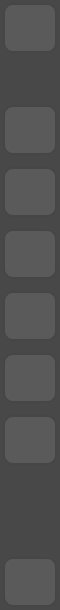
     <widget class="QFrame" name="smalLeftFrame">
      <property name="minimumSize">
       <size>
        <width>50</width>
        <height>0</height>
       </size>
      </property>
      <property name="maximumSize">
       <size>
        <width>60</width>
        <height>16777215</height>
       </size>
      </property>
      <property name="styleSheet">
       <string notr="true">background-color: rgb(72, 72, 72);
border-radius: 10px;</string>
      </property>
      <property name="frameShape">
       <enum>QFrame::StyledPanel</enum>
      </property>
      <property name="frameShadow">
       <enum>QFrame::Raised</enum>
      </property>
      <layout class="QVBoxLayout" name="verticalLayout_4">
       <property name="leftMargin">
        <number>3</number>
       </property>
       <property name="topMargin">
        <number>3</number>
       </property>
       <property name="rightMargin">
        <number>3</number>
       </property>
       <property name="bottomMargin">
        <number>3</number>
       </property>
       <item>
        <layout class="QVBoxLayout" name="verticalLayout">
         <property name="spacing">
          <number>12</number>
         </property>
         <item>
          <widget class="QPushButton" name="pushButtonSmallShowMenu">
           <property name="minimumSize">
            <size>
             <width>50</width>
             <height>50</height>
            </size>
           </property>
           <property name="maximumSize">
            <size>
             <width>60</width>
             <height>60</height>
            </size>
           </property>
           <property name="cursor">
            <cursorShape>PointingHandCursor</cursorShape>
           </property>
           <property name="styleSheet">
            <string notr="true">QPushButton {
	color: white;
	background-color: rgb(90, 90, 90);
	border-radius: 10px;
	border: 2px solid rgb(70, 70,70);
}

QPushButton:hover {
	background-color: rgb(120, 120, 120);
	border: 2px solid rgb(0, 0, 0);
}

QPushButton:pressed {
	background-color: rgb(70, 70, 70);
	border: 2px solid rgb(0, 0, 0);
}</string>
           </property>
           <property name="text">
            <string/>
           </property>
           <property name="icon">
            <iconset>
             <normaloff>appIcons/menuIcon.png</normaloff>appIcons/menuIcon.png</iconset>
           </property>
           <property name="iconSize">
            <size>
             <width>30</width>
             <height>30</height>
            </size>
           </property>
           <property name="checkable">
            <bool>true</bool>
           </property>
           <property name="autoExclusive">
            <bool>true</bool>
           </property>
          </widget>
         </item>
         <item>
          <spacer name="verticalSpacer">
           <property name="orientation">
            <enum>Qt::Vertical</enum>
           </property>
           <property name="sizeHint" stdset="0">
            <size>
             <width>20</width>
             <height>40</height>
            </size>
           </property>
          </spacer>
         </item>
         <item>
          <widget class="QPushButton" name="pushButtonSmallDownload">
           <property name="minimumSize">
            <size>
             <width>50</width>
             <height>50</height>
            </size>
           </property>
           <property name="maximumSize">
            <size>
             <width>60</width>
             <height>60</height>
            </size>
           </property>
           <property name="cursor">
            <cursorShape>PointingHandCursor</cursorShape>
           </property>
           <property name="styleSheet">
            <string notr="true">QPushButton {
	color: white;
	background-color: rgb(90, 90, 90);
	border-radius: 10px;
	border: 2px solid rgb(70, 70,70);
}

QPushButton:hover {
	background-color: rgb(120, 120, 120);
	border: 2px solid rgb(0, 0, 0);
}

QPushButton:pressed {
	background-color: rgb(70, 70, 70);
	border: 2px solid rgb(0, 0, 0);
}</string>
           </property>
           <property name="text">
            <string/>
           </property>
           <property name="icon">
            <iconset>
             <normaloff>appIcons/downloadIcon.png</normaloff>appIcons/downloadIcon.png</iconset>
           </property>
           <property name="iconSize">
            <size>
             <width>30</width>
             <height>30</height>
            </size>
           </property>
           <property name="checkable">
            <bool>true</bool>
           </property>
           <property name="autoExclusive">
            <bool>true</bool>
           </property>
          </widget>
         </item>
         <item>
          <widget class="QPushButton" name="pushButtonSmallCandleChart">
           <property name="minimumSize">
            <size>
             <width>50</width>
             <height>50</height>
            </size>
           </property>
           <property name="maximumSize">
            <size>
             <width>60</width>
             <height>60</height>
            </size>
           </property>
           <property name="cursor">
            <cursorShape>PointingHandCursor</cursorShape>
           </property>
           <property name="styleSheet">
            <string notr="true">QPushButton {
	color: white;
	background-color: rgb(90, 90, 90);
	border-radius: 10px;
	border: 2px solid rgb(70, 70,70);
}

QPushButton:hover {
	background-color: rgb(120, 120, 120);
	border: 2px solid rgb(0, 0, 0);
}

QPushButton:pressed {
	background-color: rgb(70, 70, 70);
	border: 2px solid rgb(0, 0, 0);
}</string>
           </property>
           <property name="text">
            <string/>
           </property>
           <property name="icon">
            <iconset>
             <normaloff>appIcons/candleStickIcon.png</normaloff>appIcons/candleStickIcon.png</iconset>
           </property>
           <property name="iconSize">
            <size>
             <width>30</width>
             <height>30</height>
            </size>
           </property>
           <property name="checkable">
            <bool>true</bool>
           </property>
           <property name="autoExclusive">
            <bool>true</bool>
           </property>
          </widget>
         </item>
         <item>
          <widget class="QPushButton" name="pushButtonSmallSignalsHistory">
           <property name="minimumSize">
            <size>
             <width>50</width>
             <height>50</height>
            </size>
           </property>
           <property name="maximumSize">
            <size>
             <width>60</width>
             <height>60</height>
            </size>
           </property>
           <property name="cursor">
            <cursorShape>PointingHandCursor</cursorShape>
           </property>
           <property name="styleSheet">
            <string notr="true">QPushButton {
	color: white;
	background-color: rgb(90, 90, 90);
	border-radius: 10px;
	border: 2px solid rgb(70, 70,70);
}

QPushButton:hover {
	background-color: rgb(120, 120, 120);
	border: 2px solid rgb(0, 0, 0);
}

QPushButton:pressed {
	background-color: rgb(70, 70, 70);
	border: 2px solid rgb(0, 0, 0);
}</string>
           </property>
           <property name="text">
            <string/>
           </property>
           <property name="icon">
            <iconset>
             <normaloff>appIcons/historyDecisionIcon.png</normaloff>appIcons/historyDecisionIcon.png</iconset>
           </property>
           <property name="iconSize">
            <size>
             <width>30</width>
             <height>30</height>
            </size>
           </property>
           <property name="checkable">
            <bool>true</bool>
           </property>
           <property name="autoExclusive">
            <bool>true</bool>
           </property>
          </widget>
         </item>
         <item>
          <widget class="QPushButton" name="pushButtonSmallHistDecisions">
           <property name="minimumSize">
            <size>
             <width>50</width>
             <height>50</height>
            </size>
           </property>
           <property name="maximumSize">
            <size>
             <width>60</width>
             <height>60</height>
            </size>
           </property>
           <property name="cursor">
            <cursorShape>PointingHandCursor</cursorShape>
           </property>
           <property name="styleSheet">
            <string notr="true">QPushButton {
	color: white;
	background-color: rgb(90, 90, 90);
	border-radius: 10px;
	border: 2px solid rgb(70, 70,70);
}

QPushButton:hover {
	background-color: rgb(120, 120, 120);
	border: 2px solid rgb(0, 0, 0);
}

QPushButton:pressed {
	background-color: rgb(70, 70, 70);
	border: 2px solid rgb(0, 0, 0);
}</string>
           </property>
           <property name="text">
            <string/>
           </property>
           <property name="icon">
            <iconset>
             <normaloff>appIcons/histPlotIcon.png</normaloff>appIcons/histPlotIcon.png</iconset>
           </property>
           <property name="iconSize">
            <size>
             <width>30</width>
             <height>30</height>
            </size>
           </property>
           <property name="checkable">
            <bool>true</bool>
           </property>
           <property name="autoExclusive">
            <bool>true</bool>
           </property>
          </widget>
         </item>
         <item>
          <widget class="QPushButton" name="pushButtonSmallLinearDecisions">
           <property name="minimumSize">
            <size>
             <width>50</width>
             <height>50</height>
            </size>
           </property>
           <property name="maximumSize">
            <size>
             <width>60</width>
             <height>60</height>
            </size>
           </property>
           <property name="cursor">
            <cursorShape>PointingHandCursor</cursorShape>
           </property>
           <property name="styleSheet">
            <string notr="true">QPushButton {
	color: white;
	background-color: rgb(90, 90, 90);
	border-radius: 10px;
	border: 2px solid rgb(70, 70,70);
}

QPushButton:hover {
	background-color: rgb(120, 120, 120);
	border: 2px solid rgb(0, 0, 0);
}

QPushButton:pressed {
	background-color: rgb(70, 70, 70);
	border: 2px solid rgb(0, 0, 0);
}</string>
           </property>
           <property name="text">
            <string/>
           </property>
           <property name="icon">
            <iconset>
             <normaloff>appIcons/linearPlotIcon.png</normaloff>appIcons/linearPlotIcon.png</iconset>
           </property>
           <property name="iconSize">
            <size>
             <width>30</width>
             <height>30</height>
            </size>
           </property>
           <property name="checkable">
            <bool>true</bool>
           </property>
           <property name="autoExclusive">
            <bool>true</bool>
           </property>
          </widget>
         </item>
         <item>
          <widget class="QPushButton" name="pushButtonSmallStartTrade">
           <property name="minimumSize">
            <size>
             <width>50</width>
             <height>50</height>
            </size>
           </property>
           <property name="maximumSize">
            <size>
             <width>60</width>
             <height>60</height>
            </size>
           </property>
           <property name="cursor">
            <cursorShape>PointingHandCursor</cursorShape>
           </property>
           <property name="styleSheet">
            <string notr="true">QPushButton {
	color: white;
	background-color: rgb(90, 90, 90);
	border-radius: 10px;
	border: 2px solid rgb(70, 70,70);
}

QPushButton:hover {
	background-color: rgb(120, 120, 120);
	border: 2px solid rgb(0, 0, 0);
}

QPushButton:pressed {
	background-color: rgb(70, 70, 70);
	border: 2px solid rgb(0, 0, 0);
}</string>
           </property>
           <property name="text">
            <string/>
           </property>
           <property name="icon">
            <iconset>
             <normaloff>appIcons/shopIcon.png</normaloff>appIcons/shopIcon.png</iconset>
           </property>
           <property name="iconSize">
            <size>
             <width>30</width>
             <height>30</height>
            </size>
           </property>
           <property name="checkable">
            <bool>true</bool>
           </property>
           <property name="autoExclusive">
            <bool>true</bool>
           </property>
          </widget>
         </item>
         <item>
          <spacer name="verticalSpacer_8">
           <property name="orientation">
            <enum>Qt::Vertical</enum>
           </property>
           <property name="sizeHint" stdset="0">
            <size>
             <width>20</width>
             <height>40</height>
            </size>
           </property>
          </spacer>
         </item>
         <item>
          <spacer name="verticalSpacer_2">
           <property name="orientation">
            <enum>Qt::Vertical</enum>
           </property>
           <property name="sizeHint" stdset="0">
            <size>
             <width>20</width>
             <height>40</height>
            </size>
           </property>
          </spacer>
         </item>
         <item>
          <widget class="QPushButton" name="pushButtonSmallExitApplication">
           <property name="minimumSize">
            <size>
             <width>50</width>
             <height>50</height>
            </size>
           </property>
           <property name="maximumSize">
            <size>
             <width>60</width>
             <height>60</height>
            </size>
           </property>
           <property name="cursor">
            <cursorShape>PointingHandCursor</cursorShape>
           </property>
           <property name="styleSheet">
            <string notr="true">QPushButton {
	color: white;
	background-color: rgb(90, 90, 90);
	border-radius: 10px;
	border: 2px solid rgb(70, 70,70);
}

QPushButton:hover {
	background-color: rgb(120, 120, 120);
	border: 2px solid rgb(0, 0, 0);
}

QPushButton:pressed {
	background-color: rgb(70, 70, 70);
	border: 2px solid rgb(0, 0, 0);
}</string>
           </property>
           <property name="text">
            <string/>
           </property>
           <property name="icon">
            <iconset>
             <normaloff>appIcons/exitIcon.png</normaloff>appIcons/exitIcon.png</iconset>
           </property>
           <property name="iconSize">
            <size>
             <width>30</width>
             <height>30</height>
            </size>
           </property>
           <property name="checkable">
            <bool>true</bool>
           </property>
           <property name="autoExclusive">
            <bool>true</bool>
           </property>
          </widget>
         </item>
        </layout>
       </item>
      </layout>
     </widget>
